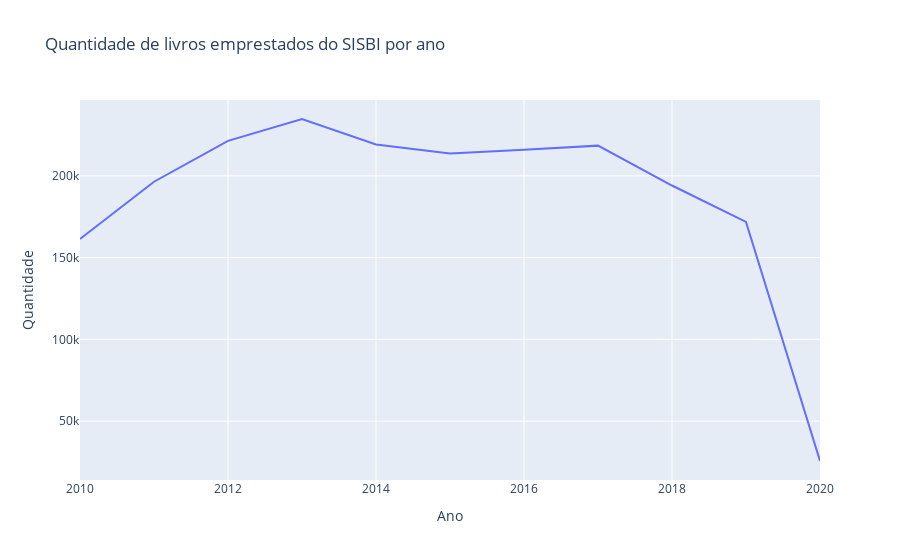

Notebook code cell kept with this figure:
### Code cell
# Plotando o gráfico para entender o comprtamento de empréstimos por ano

fig = px.line(
    emprestimo_por_ano,
    x='Ano',
    y='Quantidade',
    title='Quantidade de livros emprestados do SISBI por ano'
)

fig.show()

### Figure 1 — Plotly figure (JSON) as saved in the notebook; plotly's stock layout.template omitted (floating-point values rounded to 4 significant figures)
{"data": [{"hovertemplate": "Ano=%{x}<br>Quantidade=%{y}<extra></extra>", "legendgroup": "", "line": {"color": "#636efa", "dash": "solid"}, "marker": {"symbol": "circle"}, "mode": "lines", "name": "", "orientation": "v", "showlegend": false, "type": "scatter", "x": [2010, 2011, 2012, 2013, 2014, 2015, 2016, 2017, 2018, 2019, 2020], "xaxis": "x", "y": [161394, 196390, 221365, 234749, 219189, 213582, 215900, 218462, 194080, 171801, 25610], "yaxis": "y"}], "layout": {"legend": {"tracegroupgap": 0}, "title": {"text": "Quantidade de livros emprestados do SISBI por ano"}, "xaxis": {"anchor": "y", "domain": [0, 1], "title": {"text": "Ano"}}, "yaxis": {"anchor": "x", "domain": [0, 1], "title": {"text": "Quantidade"}}}}
